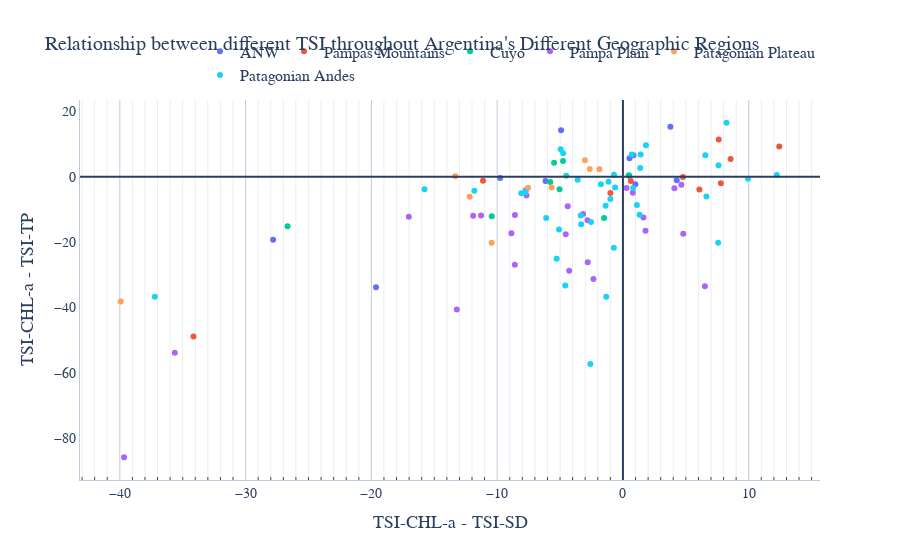

Write notebook code for a chart like this one.
### Code cell
fig1 = px.scatter(data_frame=aux_df, x='TSI-CHL-a - TSI-SD', y='TSI-CHL-a - TSI-TP', color='REGION', hover_name= data.index, title = 'Relationship between TSI')

fig_title = 'Relationship between different TSI throughout Argentina\'s Different Geographic Regions'
xaxis_title='TSI-CHL-a - TSI-SD'
yaxis_title='TSI-CHL-a - TSI-TP'

apply_custom_layout(fig1, fig_title, xaxis_title, yaxis_title, font='Lora', show_xspikes=False, legend_title=None)
fig1.update_layout(hovermode='closest',  coloraxis_colorbar_orientation='h')
fig1.add_vline(0)
fig1.add_hline(0)
fig1.show()

### Figure 1 — Plotly figure (JSON) as saved in the notebook; plotly's stock layout.template omitted (floating-point values rounded to 4 significant figures)
{"data": [{"hovertemplate": "<b>%{hovertext}</b><br><br>REGION=ANW<br>TSI-CHL-a - TSI-SD=%{x}<br>TSI-CHL-a - TSI-TP=%{y}<extra></extra>", "hovertext": ["Rodeo", "Comedero", "La Ciénaga", "Las Maderas", "Campo Alegre", "Cabra Corral", "El Cadillal", "Río Hondo", "Sumampa", "las Pirquitas", "Los Sauces"], "legendgroup": "ANW", "marker": {"color": "#636efa", "symbol": "circle"}, "mode": "markers", "name": "ANW", "orientation": "v", "showlegend": true, "type": "scatter", "x": [-4.918, 3.771, -9.765, 0.8345, 4.281, 0.5198, -27.81, -19.63, 0.5007, -6.156, 0.9889], "xaxis": "x", "y": [14.22, 15.31, -0.3317, 6.622, -1.048, 5.698, -19.25, -33.85, 0.3478, -1.294, -2.253], "yaxis": "y"}, {"hovertemplate": "<b>%{hovertext}</b><br><br>REGION=Pampas Mountains<br>TSI-CHL-a - TSI-SD=%{x}<br>TSI-CHL-a - TSI-TP=%{y}<extra></extra>", "hovertext": ["Anzulón", "Portezuelo", "Cruz del Eje", "Mar Chiquita", "Saladillo", "San Roque", "La Viña", "Los Molinos", "Río Tercero", "San Felipe"], "legendgroup": "Pampas Mountains", "marker": {"color": "#EF553B", "symbol": "circle"}, "mode": "markers", "name": "Pampas Mountains", "orientation": "v", "showlegend": true, "type": "scatter", "x": [-34.14, -0.9992, -11.13, 7.786, 6.077, 4.77, 0.6213, 8.561, 12.43, 7.614], "xaxis": "x", "y": [-48.89, -4.941, -1.222, -1.969, -3.903, -0.04562, -1.307, 5.427, 9.246, 11.43], "yaxis": "y"}, {"hovertemplate": "<b>%{hovertext}</b><br><br>REGION=Cuyo<br>TSI-CHL-a - TSI-SD=%{x}<br>TSI-CHL-a - TSI-TP=%{y}<extra></extra>", "hovertext": ["Ullum", "La Florida", "El Carrizal", "El Diamante", "Agua del Toro", "Los Reyunos", "Valle Grande", "El Nihuil"], "legendgroup": "Cuyo", "marker": {"color": "#00cc96", "symbol": "circle"}, "mode": "markers", "name": "Cuyo", "orientation": "v", "showlegend": true, "type": "scatter", "x": [-26.67, 0.4574, -4.763, -10.43, -5.475, -5.778, -5.043, -1.495], "xaxis": "x", "y": [-15.12, 0.4963, 4.852, -12.06, 4.266, -1.589, -3.778, -12.66], "yaxis": "y"}, {"hovertemplate": "<b>%{hovertext}</b><br><br>REGION=Pampa Plain<br>TSI-CHL-a - TSI-SD=%{x}<br>TSI-CHL-a - TSI-TP=%{y}<extra></extra>", "hovertext": ["Melincué", "El Carpincho", "De Gómez", "Navarro", "Las mulitas", "De Lobos", "Indio Muerto", "De Monte", "La Chilca", "Chascomús", "La Limpia", "La Tablilla", "Blanca Grande", "Alsina", "Cochicó", "Salada Grande", "Los Horcones", "Del Monte", "Dulce", "Del Venado", "Epecuén", "La Brava", "De los Padres", "De Pigüé", "De Saavedra", "Sauce Grande"], "legendgroup": "Pampa Plain", "marker": {"color": "#ab63fa", "symbol": "circle"}, "mode": "markers", "name": "Pampa Plain", "orientation": "v", "showlegend": true, "type": "scatter", "x": [-39.66, 6.517, 4.795, -8.584, -4.39, 0.7839, -4.544, 1.794, -3.165, -17.02, -35.63, -11.91, -11.29, 0.2812, 4.092, -2.799, -8.594, 4.645, -2.82, 1.631, -13.21, -4.276, -2.345, -7.669, -7.728, -8.869], "xaxis": "x", "y": [-85.91, -33.53, -17.47, -11.67, -9.025, -4.898, -17.61, -16.54, -11.39, -12.25, -53.9, -11.96, -11.86, -3.417, -3.514, -26.19, -26.94, -2.428, -13.32, -12.46, -40.63, -28.78, -31.35, -5.696, -4.125, -17.28], "yaxis": "y"}, {"hovertemplate": "<b>%{hovertext}</b><br><br>REGION=Patagonian Plateau<br>TSI-CHL-a - TSI-SD=%{x}<br>TSI-CHL-a - TSI-TP=%{y}<extra></extra>", "hovertext": ["La Dulce", "Urre Lauquen", "Marri Menuco", "Los Barreales", "Ramos Mexía", "Ne Luan", "Muster", "Colhue Huapi", "Ameghino"], "legendgroup": "Patagonian Plateau", "marker": {"color": "#FFA15A", "symbol": "circle"}, "mode": "markers", "name": "Patagonian Plateau", "orientation": "v", "showlegend": true, "type": "scatter", "x": [-3.017, -12.19, -2.638, -13.33, -1.869, -5.666, -7.544, -39.93, -10.44], "xaxis": "x", "y": [5.044, -6.108, 2.383, 0.1431, 2.321, -3.301, -3.367, -38.19, -20.19], "yaxis": "y"}, {"hovertemplate": "<b>%{hovertext}</b><br><br>REGION=Patagonian Andes<br>TSI-CHL-a - TSI-SD=%{x}<br>TSI-CHL-a - TSI-TP=%{y}<extra></extra>", "hovertext": ["Agrio", "Pellegrini", "Blanca ", "Aluminé", "Norquinco", "Quillén", "Huechulafquen", "Lacar", "Nahuel Huapi", "Gutierrez", "Mascardi", "Guillermo", "Steffen", "Las Chultas", "Epuyen", "Puelo", "Cholila", "Lezama", "Los Mosquitos", "Rivadavia", "Esquel", "Brechman", "Verde", "Wilimanco", "Zeta", "Largo", "Terraplén", "Amutui Quimen", "Futalaufquen", "Rosario", "Quichaura", "Cronometro", "Los Niños", "Pico 4", "Pico 3", "Pico 1", "La Plata", "Fontana", "Blanco"], "legendgroup": "Patagonian Andes", "marker": {"color": "#19d3f3", "symbol": "circle"}, "mode": "markers", "name": "Patagonian Andes", "orientation": "v", "showlegend": true, "type": "scatter", "x": [-2.587, 6.547, -1.326, -3.6, -8.079, -1.147, -3.319, -0.6191, -1.751, -4.754, -11.81, -0.7111, -7.749, -1.378, -4.948, -15.78, -5.082, 7.599, 8.232, -4.505, -0.7214, 0.8197, 1.37, 9.942, 7.57, 1.107, 1.41, 0.7, 1.829, 1.325, -5.273, -4.585, -0.9993, 12.23, -2.538, 6.632, -6.104, -3.353, -37.22], "xaxis": "x", "y": [-57.31, 6.581, -36.73, -0.8813, -5.037, -1.536, -14.56, -3.294, -2.287, 7.218, -4.246, 0.5949, -4.702, -8.874, 8.472, -3.81, -16.11, 3.506, 16.55, 0.3093, -21.77, -3.41, 2.676, -0.6005, -20.24, -8.608, 6.842, 6.825, 9.655, -11.6, -25.07, -33.32, -6.794, 0.5866, -13.87, -6.052, -12.6, -11.87, -36.77], "yaxis": "y"}], "layout": {"autosize": true, "coloraxis": {"colorbar": {"orientation": "h"}}, "font": {"family": "Lora"}, "hoverdistance": 1, "hovermode": "closest", "legend": {"font": {"size": 16}, "orientation": "h", "title": {}, "tracegroupgap": 0, "x": 1, "xanchor": "right", "y": 1.02, "yanchor": "bottom"}, "plot_bgcolor": "#FFFFFF", "shapes": [{"type": "line", "x0": 0, "x1": 0, "xref": "x", "y0": 0, "y1": 1, "yref": "y domain"}, {"type": "line", "x0": 0, "x1": 1, "xref": "x domain", "y0": 0, "y1": 0, "yref": "y"}], "showlegend": true, "spikedistance": 1000, "title": {"font": {"size": 20}, "text": "Relationship between different TSI throughout Argentina's Different Geographic Regions"}, "xaxis": {"anchor": "y", "domain": [0, 1], "gridcolor": "#BCCCDC", "linecolor": "#BCCCDC", "minor": {"dtick": "M3", "showgrid": true, "ticks": "inside"}, "showgrid": true, "showspikes": false, "spikecolor": "#999999", "spikedash": "dot", "spikemode": "across", "spikethickness": 2, "tickfont": {"size": 14}, "title": {"font": {"size": 18}, "text": "TSI-CHL-a - TSI-SD"}}, "yaxis": {"anchor": "x", "domain": [0, 1], "gridcolor": "#BCCCDC", "linecolor": "#BCCCDC", "showgrid": false, "tickfont": {"size": 14}, "title": {"font": {"size": 18}, "text": "TSI-CHL-a - TSI-TP"}}}}
